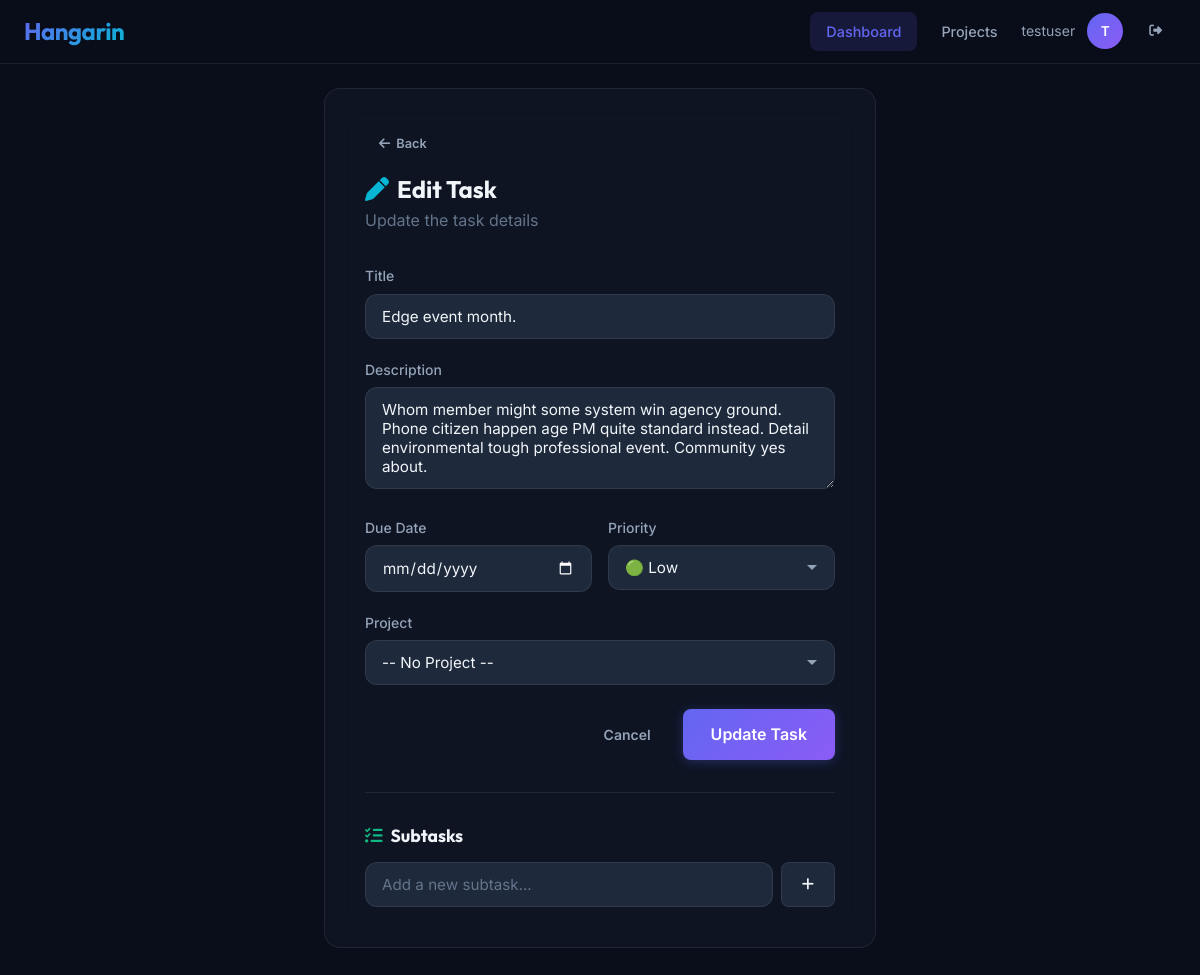
Screenshot of /update/15/ (signed in) with the database file from the repository.
### tasks/models.py (models this page shows, shortened)
class Task(models.Model):
    title = models.CharField(max_length=200)
    description = models.TextField(blank=True)
    completed = models.BooleanField(default=False)
    created_at = models.DateTimeField(auto_now_add=True)
    due_date = models.DateField(null=True, blank=True)
    priority = models.CharField(
        max_length=10,
        choices=[
            ("low", "Low"),
            ("medium", "Medium"),
            ("high", "High")
        ],
        default="low"
    )
    user = models.ForeignKey(User, on_delete=models.CASCADE)
    project = models.ForeignKey(Project, on_delete=models.CASCADE, null=True, blank=True, related_name='tasks')

### tasks/views.py (the view, shortened to what this page needs)
# urls.py: path('update/<int:pk>/', views.update_task, name='update_task'),
@login_required
def update_task(request, pk):
    task = get_object_or_404(Task, id=pk, user=request.user)
    projects = Project.objects.filter(user=request.user)
    return render(request, "tasks/update_task.html", {"task": task, "projects": projects})

### templates/tasks/update_task.html (shortened to what this page needs)
{% extends "base.html" %}
{% block nav_dashboard %}active{% endblock %}
{% block content %}
<div class="container" style="max-width: 600px; margin: 0 auto;">
    <div class="glass-card animate-fade-in" style="padding: 40px;">
        <div style="margin-bottom: 32px;">
            <a href="{% url 'dashboard' %}" class="btn btn--ghost btn--sm" style="margin-bottom: 16px; display: inline-flex; align-items: center; gap: 6px;">
                <i class="fas fa-arrow-left"></i> Back
            </a>
            <h1 style="font-size: 1.5rem; margin-bottom: 4px;"><i class="fas fa-pen" style="margin-right: 8px; color: var(--accent-cyan);"></i>Edit Task</h1>
            <p style="color: var(--text-muted); margin: 0;">Update the task details</p>
        </div>
        <form method="POST">
            <div class="form-group">
                <label class="form-label">Title</label>
                <input type="text" name="title" class="form-input" value="{{ task.title }}" required>
            </div>
            <div class="form-group">
                <label class="form-label">Description</label>
                <textarea name="description" class="form-input" rows="4">{{ task.description }}</textarea>
            </div>
            <div style="display: grid; grid-template-columns: 1fr 1fr; gap: 16px;">
                <div class="form-group">
                    <label class="form-label">Due Date</label>
                    <input type="date" name="due_date" class="form-input" value="{{ task.due_date|date:'Y-m-d' }}">
                </div>
                <div class="form-group">
                    <label class="form-label">Priority</label>
                    <select name="priority" class="form-input">
                        <option value="low" {% if task.priority == 'low' %}selected{% endif %}>🟢 Low</option>
                    </select>
                </div>
            </div>
            <div class="form-group">
                <label class="form-label">Project</label>
                <select name="project" class="form-input">
                    <option value="">-- No Project --</option>
                </select>
            </div>
            <div style="display: flex; gap: 12px; justify-content: flex-end; margin-top: 24px;">
                <a href="{% url 'dashboard' %}" class="btn btn--ghost">Cancel</a>
                <button type="submit" class="btn btn--primary btn--lg">Update Task</button>
            </div>
        </form>
        <hr style="border: 0; border-top: 1px solid var(--border-color); margin: 32px 0;">
        <div id="subtasks-section">
            <h3 style="font-size: 1.1rem; margin-bottom: 16px;"><i class="fas fa-list-check" style="margin-right: 8px; color: var(--accent-emerald);"></i>Subtasks</h3>
            <div style="display: flex; gap: 8px;">
                <input type="text" id="new-subtask-title" class="form-input" placeholder="Add a new subtask..." onkeypress="if(event.key === 'Enter') { event.preventDefault(); addSubtask(); }">
                <button type="button" class="btn btn--secondary" onclick="addSubtask()" style="background: var(--bg-tertiary); border: 1px solid var(--border-color); color: var(--text-primary);"><i class="fas fa-plus"></i></button>
            </div>
        </div>
    </div>
</div>
{% endblock %}

### templates/base.html (shortened to what this page needs)
{% load static %}
{% load pwa %}
<!DOCTYPE html>
<html lang="en">
<head>
    <link rel="stylesheet" href="https://cdnjs.cloudflare.com/ajax/libs/font-awesome/6.5.1/css/all.min.css">
    <link href="https://cdn.jsdelivr.net/npm/fullcalendar@6.1.8/index.global.min.css" rel="stylesheet">
    <link href="{% static 'css/hangarin.css' %}" rel="stylesheet">
</head>
<body>
    {% block body %}
    <nav class="navbar" id="main-navbar">
        <a href="{% url 'dashboard' %}" class="navbar-brand">Hangarin</a>
        <div style="display: flex; align-items: center; gap: 8px;">
            {% if user.is_authenticated %}
            <div class="navbar-links">
                <a href="{% url 'dashboard' %}" class="nav-link {% block nav_dashboard %}{% endblock %}">Dashboard</a>
                <a href="{% url 'project_list' %}" class="nav-link {% block nav_projects %}{% endblock %}">Projects</a>
            </div>
            <div class="navbar-user">
                <span style="color: var(--text-secondary); font-size: 0.875rem;">{{ user.username }}</span>
                <div class="user-avatar">{{ user.username|first|upper }}</div>
                <a href="{% url 'account_logout' %}" class="btn btn--ghost btn--sm" title="Logout">
                    <i class="fas fa-sign-out-alt"></i>
                </a>
            </div>
            {% endif %}
        </div>
    </nav>
    <div class="page-wrapper">
        {% block content %}{% endblock %}
    </div>
    {% endblock %}
</body>
</html>

### rows the page displays
Task: title "Edge event month.", description "Whom member might some system win agency ground. Phone citizen happen age PM quite standard instead. Detail environmental tough professional event. Community yes about.", priority "🟢 Low"

### other values shown
{{ user.username }} "testuser"
{{ user.username|first|upper }} "T"
